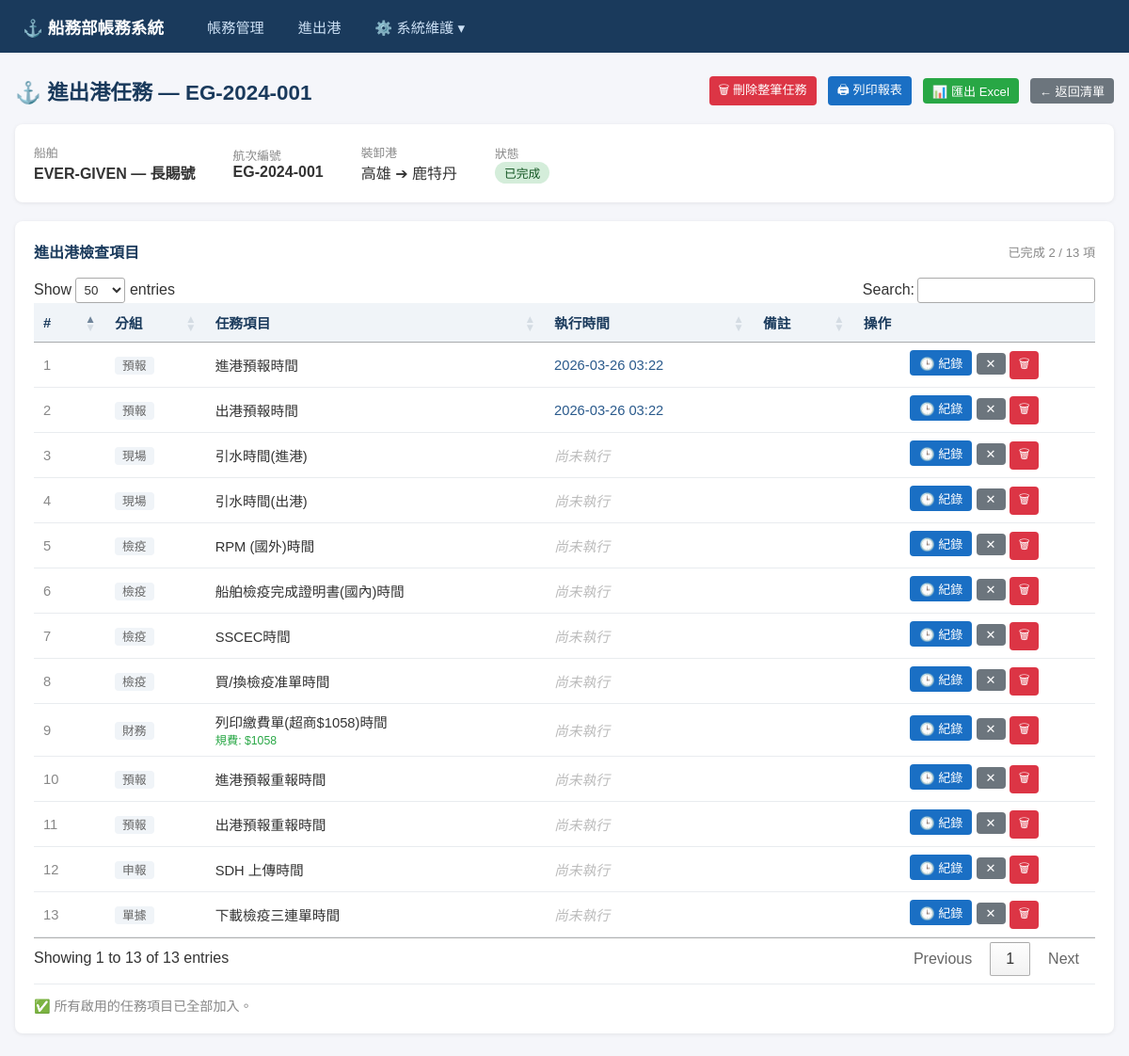
Page /voyage-tasks/1 on the earlier database version.
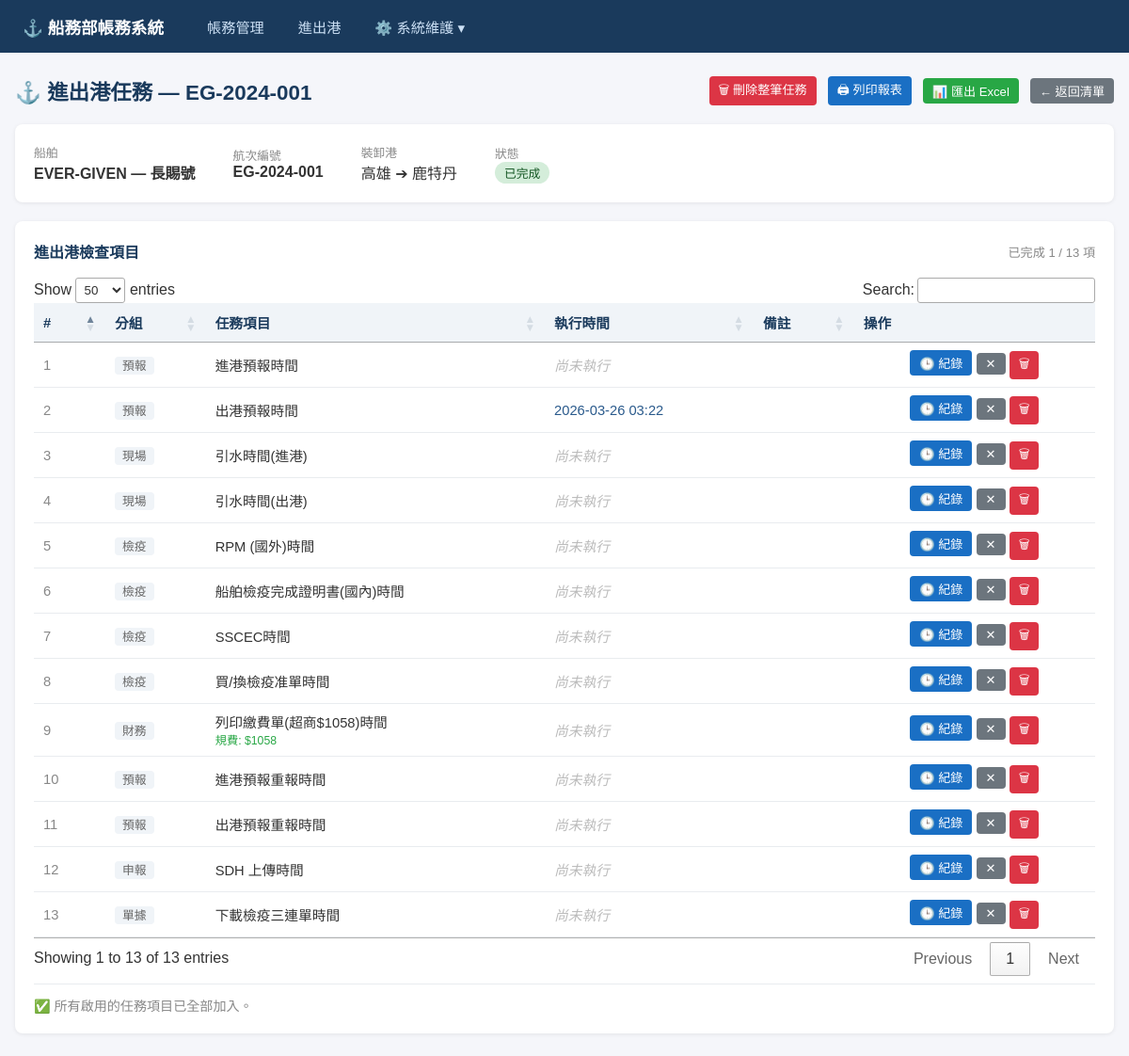
Same page on the later database version.
### models.py (models this page shows)
class Voyage(Base):
    __tablename__ = "voyages"
    id = Column(Integer, primary_key=True, index=True)
    voyage_no = Column(String, unique=True, nullable=False, index=True)
    ship_id = Column(Integer, ForeignKey("ships.id"), nullable=False)
    port_of_loading = Column(String)
    port_of_discharge = Column(String)
    etd = Column(Date)
    eta = Column(Date)
    status = Column(String, default="計畫中")  # 計畫中/進行中/已完成
    created_at = Column(DateTime, default=func.now())
    updated_at = Column(DateTime, default=func.now(), onupdate=func.now())
    ship = relationship("Ship", back_populates="voyages")
    invoices = relationship("Invoice", back_populates="voyage")
    task_logs = relationship("VoyageTaskLog", back_populates="voyage")

class Ship(Base):
    __tablename__ = "ships"
    id = Column(Integer, primary_key=True, index=True)
    code = Column(String, unique=True, nullable=False, index=True)
    name = Column(String, nullable=False)
    flag = Column(String)
    ship_type = Column(String)
    created_at = Column(DateTime, default=func.now())
    updated_at = Column(DateTime, default=func.now(), onupdate=func.now())
    voyages = relationship("Voyage", back_populates="ship")

class VoyageTaskLog(Base):
    __tablename__ = "voyage_task_logs"
    id = Column(Integer, primary_key=True, index=True)
    voyage_id = Column(Integer, ForeignKey("voyages.id"), nullable=False)
    task_id = Column(Integer, ForeignKey("task_categories.id"), nullable=False)
    recorded_time = Column(DateTime) # 實際動作時間
    recorded_by = Column(String) # 執行的使用者
    remarks = Column(String)     # 備註
    created_at = Column(DateTime, default=func.now())
    voyage = relationship("Voyage", back_populates="task_logs")
    task_category = relationship("TaskCategory", back_populates="task_logs")

class TaskCategory(Base):
    __tablename__ = "task_categories"
    id = Column(Integer, primary_key=True, index=True)
    name = Column(String, nullable=False)    # 任務名稱
    task_group = Column(String)             # 分組
    default_fee = Column(Numeric(18, 2), default=0) # 預設規費
    display_order = Column(Integer, default=0)
    is_active = Column(Integer, default=1)   # 1: 啟用, 0: 停用
    created_at = Column(DateTime, default=func.now())
    updated_at = Column(DateTime, default=func.now(), onupdate=func.now())
    task_logs = relationship("VoyageTaskLog", back_populates="task_category")

### routers/voyage_tasks.py (the view)
@router.get("/{voyage_id}", response_class=HTMLResponse)
def detail_voyage_tasks(
    voyage_id: int,
    request: Request,
    db: Session = Depends(get_db)
):
    voyage = db.query(models.Voyage).filter(models.Voyage.id == voyage_id).first()
    if not voyage:
        return RedirectResponse(url="/voyage-tasks", status_code=303)
    task_logs = (
        db.query(models.VoyageTaskLog)
        .join(models.TaskCategory)
        .filter(models.VoyageTaskLog.voyage_id == voyage_id)
        .order_by(
            models.TaskCategory.display_order,
            models.TaskCategory.task_group,
            models.TaskCategory.name
        )
        .all()
    )
    used_task_ids = [log.task_id for log in task_logs]
    if used_task_ids:
        available_categories = (
            db.query(models.TaskCategory)
            .filter(
                models.TaskCategory.is_active == 1,
                models.TaskCategory.id.notin_(used_task_ids)
            )
            .order_by(models.TaskCategory.task_group, models.TaskCategory.display_order)
            .all()
        )
    else:
        available_categories = (
            db.query(models.TaskCategory)
            .filter(models.TaskCategory.is_active == 1)
            .order_by(models.TaskCategory.task_group, models.TaskCategory.display_order)
            .all()
        )
    return templates.TemplateResponse("voyage_tasks/detail.html", {
        "request": request,
        "voyage": voyage,
        "task_logs": task_logs,
        "available_categories": available_categories,
    })

### templates/voyage_tasks/detail.html (shortened to what this page needs)
{% extends "base.html" %}
{% block content %}
<div class="page-header" style="display:flex; justify-content:space-between; align-items:center; flex-wrap:wrap; gap:12px;">
    <h1 style="margin:0;">⚓ 進出港任務 — {{ voyage.voyage_no }}</h1>
    <div style="display:flex; gap:12px; align-items:center;">
        <form method="post" action="/voyage-tasks/{{ voyage.id }}/purge" onsubmit="return confirm('確定要刪除此航次的所有進出港任務紀錄嗎？');" style="margin:0;">
            <button type="submit" class="btn btn-danger btn-sm">🗑 刪除整筆任務</button>
        </form>
        <a href="/voyage-tasks/{{ voyage.id }}/print" target="_blank" class="btn btn-primary btn-sm">🖨 列印報表</a>
        <a href="/voyage-tasks/{{ voyage.id }}/excel" class="btn btn-success btn-sm">📊 匯出 Excel</a>
        <a href="/voyage-tasks" class="btn btn-secondary btn-sm">← 返回清單</a>
    </div>
</div>
<div class="card">
    <div style="display:flex; gap:40px; align-items:center; flex-wrap:wrap;">
        <div>
            <label style="font-size:0.8rem; color:#888;">船舶</label>
            <div style="font-weight:bold;">{{ voyage.ship.code }} — {{ voyage.ship.name }}</div>
        </div>
        <div>
            <label style="font-size:0.8rem; color:#888;">航次編號</label>
            <div style="font-weight:bold;">{{ voyage.voyage_no }}</div>
        </div>
        <div>
            <label style="font-size:0.8rem; color:#888;">裝卸港</label>
            <div>{{ voyage.port_of_loading or '?' }} ➔ {{ voyage.port_of_discharge or '?' }}</div>
        </div>
        <div>
            <label style="font-size:0.8rem; color:#888;">狀態</label>
            <div>
                {% if voyage.status == '計畫中' %}<span class="badge badge-planned">{{ voyage.status }}</span>
                {% elif voyage.status == '進行中' %}<span class="badge badge-ongoing">{{ voyage.status }}</span>
                {% else %}<span class="badge badge-done">{{ voyage.status }}</span>{% endif %}
            </div>
        </div>
    </div>
</div>
<div class="card">
    <div style="display:flex; justify-content:space-between; align-items:center; margin-bottom:16px;">
        <h2 style="font-size:1rem; color:#1a3a5c; margin:0;">進出港檢查項目</h2>
        <span style="font-size:0.82rem; color:#888;" id="progressSummary">
            {% set done_count = task_logs | selectattr('recorded_time') | list | length %}
            已完成 {{ done_count }} / {{ task_logs | length }} 項
        </span>
    </div>
    <table id="taskTable">
        <thead>
            <tr>
                <th style="width:40px;">#</th>
                <th>分組</th>
                <th>任務項目</th>
                <th>執行時間</th>
                <th>備註</th>
                <th class="text-center">操作</th>
            </tr>
        </thead>
        <tbody id="taskTableBody">
            {% for log in task_logs %}
            <tr id="row-{{ log.id }}">
                <td style="color:#888;">{{ loop.index }}</td>
                <td>
                    <span style="font-size:0.8rem; color:#666; background:#f0f4f8; padding:2px 8px; border-radius:4px;">
                        {{ log.task_category.task_group or '未分類' }}
                    </span>
                </td>
                <td>
                    <div>{{ log.task_category.name }}</div>
                    {% if log.task_category.default_fee and log.task_category.default_fee > 0 %}
                    <small style="color:#28a745;">規費: ${{ "%.0f" | format(log.task_category.default_fee) }}</small>
                    {% endif %}
                </td>
                <td id="time-cell-{{ log.id }}" data-order="{{ log.recorded_time.strftime('%Y-%m-%d %H:%M') if log.recorded_time else '9999-12-31' }}">
                    {% if log.recorded_time %}
                    <span class="recorded-time" style="color:#2a5a8c; font-weight:500;">
                        {{ log.recorded_time.strftime('%Y-%m-%d %H:%M') }}
                    </span>
                    {% else %}
                    <span style="color:#bbb; font-style:italic;">尚未執行</span>
                    {% endif %}
                </td>
                <td id="remark-cell-{{ log.id }}" style="color:#555; font-size:0.9rem;">
                </td>
                <td class="text-center" style="white-space:nowrap;">
                    <button class="btn btn-primary btn-sm"
                            onclick="openRecordModal({{ log.id }}, '{{ log.task_category.name | replace("'", "\\'") }}')">
                        🕒 紀錄
                    </button>
                    <button class="btn btn-secondary btn-sm"
                            onclick="clearTime({{ log.id }})"
                            title="清除時間">
                        ✕
                    </button>
                    <button class="btn btn-danger btn-sm"
                            onclick="deleteLog({{ log.id }}, {{ voyage.id }})">
                        🗑
                    </button>
                </td>
            </tr>
            {% else %}
            <tr id="emptyRow">
                <td colspan="5" class="text-center" style="color:#999; padding:30px;">
                    尚無檢查項目，請從下方新增。
                </td>
            </tr>
            {% endfor %}
        </tbody>
    </table>
    {% if available_categories %}
    <div style="border-top:1px solid #e9ecef; padding-top:16px; margin-top:8px;">
        <h3 style="font-size:0.95rem; color:#1a3a5c; margin-bottom:12px;">新增項目</h3>
        <div style="display:flex; gap:10px; align-items:flex-end; flex-wrap:wrap;">
            <div class="form-group" style="flex:1; min-width:220px; margin:0;">
                <label>選擇任務項目</label>
                <select id="addTaskSelect" style="width:100%;">
                    <option value="">-- 選擇要加入的項目 --</option>
                    {% for cat in available_categories %}
                    <option value="{{ cat.id }}">[{{ cat.task_group or '未分類' }}] {{ cat.name }}</option>
                    {% endfor %}
                </select>
            </div>
            <div style="padding-bottom:2px;">
                <button class="btn btn-success" onclick="addTask({{ voyage.id }})">➕ 加入</button>
            </div>
        </div>
    </div>
    {% else %}
    <div style="border-top:1px solid #e9ecef; padding-top:12px; margin-top:8px; color:#888; font-size:0.88rem;">
        ✅ 所有啟用的任務項目已全部加入。
    </div>
    {% endif %}
</div>
{% endblock %}

### templates/base.html (shortened to what this page needs)
<!DOCTYPE html>
<html lang="zh-TW">
<head>
    <link rel="stylesheet" href="/static/style.css">
    <link rel="stylesheet" href="https://cdn.datatables.net/1.13.7/css/jquery.dataTables.min.css">
</head>
<body>
    <nav class="navbar">
        <div class="nav-brand">⚓ 船務部帳務系統</div>
        <ul class="nav-links">
            <li><a href="/invoices">帳務管理</a></li>
            <li><a href="/voyage-tasks">進出港</a></li>
            <li class="dropdown">
                <a href="javascript:void(0)" class="dropbtn">⚙️ 系統維護 ▾</a>
            </li>
        </ul>
    </nav>
    <div class="container">
        {% block content %}{% endblock %}
    </div>
</body>
</html>

### static/style.css (style rules this page uses)
* { box-sizing: border-box; margin: 0; padding: 0; }
body { font-family: "Microsoft JhengHei", "Noto Sans TC", sans-serif; background: #f5f6fa; color: #333; }
.navbar { background: #1a3a5c; color: white; padding: 0 24px; display: flex; align-items: center; height: 56px; gap: 32px; }
.nav-brand { font-size: 1.1rem; font-weight: bold; white-space: nowrap; }
.nav-links { list-style: none; display: flex; gap: 8px; }
.nav-links a { color: #cce0f5; text-decoration: none; padding: 6px 14px; border-radius: 4px; font-size: 0.95rem; transition: background 0.2s; }
.dropdown { position: relative; display: inline-block; }
.dropbtn { cursor: pointer; }
.container { max-width: 1200px; margin: 24px auto; padding: 0 16px; }
.page-header { display: flex; justify-content: space-between; align-items: center; margin-bottom: 20px; }
.page-header h1 { font-size: 1.4rem; color: #1a3a5c; }
.btn { display: inline-block; padding: 7px 16px; border-radius: 4px; border: none; cursor: pointer; font-size: 0.9rem; text-decoration: none; transition: opacity 0.2s; }
.btn-primary { background: #1a6fc4; color: white; }
.btn-success { background: #28a745; color: white; }
.btn-danger { background: #dc3545; color: white; }
.btn-secondary { background: #6c757d; color: white; }
.btn-sm { padding: 4px 10px; font-size: 0.82rem; }
.card { background: white; border-radius: 8px; box-shadow: 0 1px 4px rgba(0,0,0,0.08); padding: 20px; margin-bottom: 20px; }
table { width: 100%; border-collapse: collapse; }
th, td { padding: 10px 12px; text-align: left; border-bottom: 1px solid #e9ecef; font-size: 0.92rem; }
th { background: #f0f4f8; color: #1a3a5c; font-weight: 600; }
.text-center { text-align: center; }
.badge { display: inline-block; padding: 2px 10px; border-radius: 12px; font-size: 0.8rem; font-weight: 500; }
.badge-done { background: #d4edda; color: #155724; }

Differences in the rows shown:
changed VoyageTaskLog "進港預報時間": recorded_time "2026-03-26 03:22" → (not shown); now shows "尚未執行"
Other differences:
{{ done_count }}: "2" → "1"
